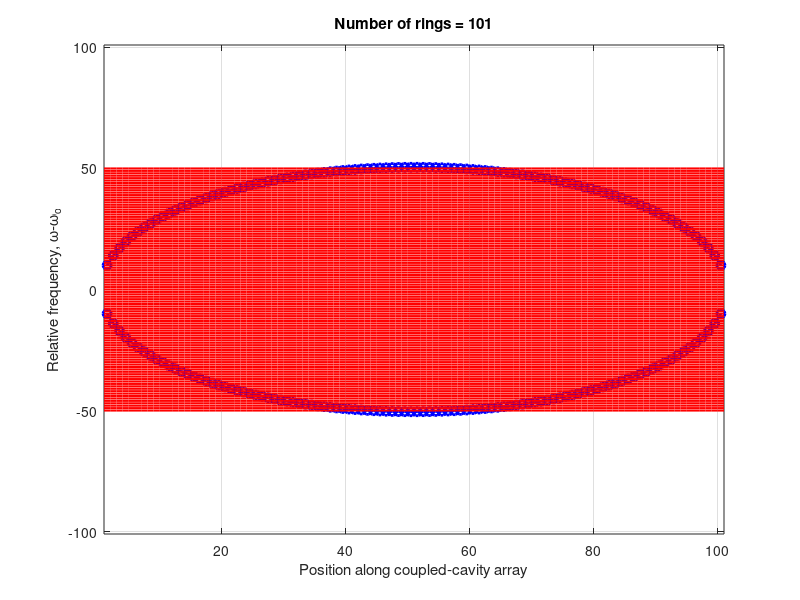

Reproduce this figure in MATLAB.
% Kac matrix eigenvalues and eigenvectors
% Jan 17, 2016 -- revision 2 of the original version.
clear all; close all;


NN = 101;                % Rings

ii1 = [1:NN].';
ii2 = [1.5:1:NN-0.5].';    % "Position" of ring-ring couplings

K = sqrt([1:NN-1].' .* [NN-1:-1:1].')/2; % standard Kac couplings expression
%= K = sqrt([NN-1:-1:1] .* [NN-1:-1:1])/2;% more local bandwidth see Sumetsky's paper
%K=ones(1,NN-1)

H = diag(-K,-1) + diag(-K,+1);
[V,D] = eig(H);

figure;
plot(ii2, [2*K -2*K], '-ob', 'LineWidth', 2);
xlabel('Position along coupled-cavity array'); ylabel('Relative frequency, \omega-\omega_o');
hold on;
DD = diag(D);
%KK = ones(1,NN-1).'*2;
plot(ii1, ones(size(ii1)) * DD.', '-r', 'LineWidth', 1.5);
hold off;
ylim([-1 1]*NN);
%legend('Ring-ring coupling','2 \mu','-2 \mu');
title(sprintf('Number of rings = %d', NN));
% Can flip eigenvectors and get a symmetric matrix about the cross-diagional (Uc = U)
% F=[1 1 -1 1 1 1 1 1 -1 1 -1    1 -1 -1 -1 -1 1 1 1 1 1 -1 1 -1];
% Vp=V*diag(F);
% figure; imagesc(Vp); axis image; colorbar; colormap(redbluehilight);
grid on;
xlim([1 NN])
